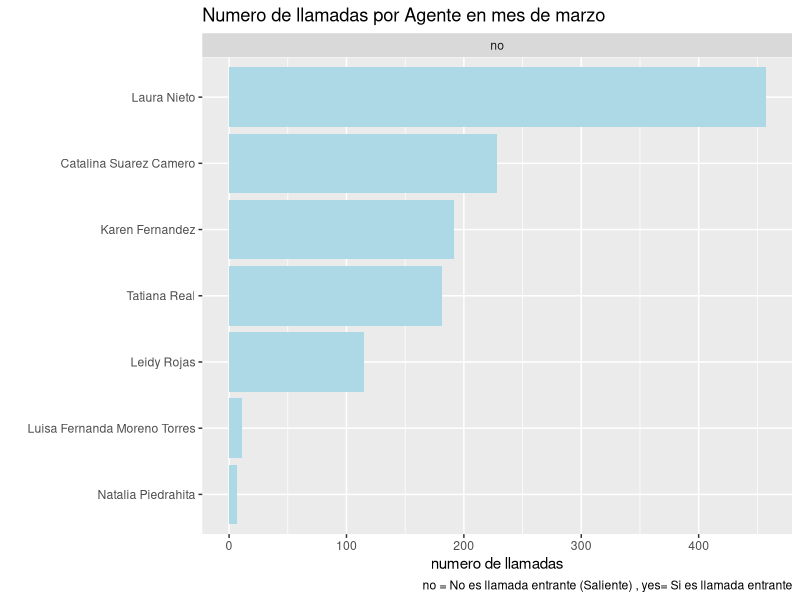

R code for this plot:
## ---- chunk 1
knitr::opts_chunk$set(
	echo = TRUE,
	message = FALSE,
	warning = FALSE
)
library(readr)
library(readxl)
library(lubridate)
library(dplyr)
library(ggplot2)
library(tidyr)
library(kableExtra)


# historico de llamadas
llamadas<-read_xlsx("voximplant_call_history.xlsx")
reportbyagent<-read_xlsx("voximplant_call_report_by_agent.xlsx")
reportbyqueue<-read_xlsx("voximplant_call_report_by_queue.xlsx")
str(reportbyagent)
str(reportbyqueue)


# str(llamadas)
# unique(llamadas$`Date of call start`)

llamadas$`Date of call start`<-as.Date(llamadas$`Date of call start`)
llamadas<-llamadas %>% mutate(mes=month(`Date of call start`))

# 
# unique(llamadas$`Agent B`)
# unique(llamadas$`Agent A`)


llamadas$`Call duration`<-as.numeric(llamadas$`Call duration`)
llamadas$`Call cost`<-as.numeric(llamadas$`Call cost`)
# 
# hist(llamadas$`Call duration`)
# hist(llamadas$`Call cost`)

# solo marzo

a<-llamadas %>% filter(`Agent A` %in% c("Laura Nieto",
                                                   "Catalina Suarez Camero",
                                                   "Tatiana Real",
                                                   "Karen Fernandez",
                                                   "Leidy Rojas",
                                                   "Natalia Piedrahita",
                                                   "Luisa Fernanda Moreno Torres")) %>% filter(mes=="3" & `Call duration`!="0") %>%  group_by(`Agent A`)%>%  count(`Is incoming`)

## ---- chunk 2
a %>% ggplot(aes(x=reorder(`Agent A`,n),y=n))+
  geom_bar(stat = "identity",fill="lightblue")+coord_flip()+facet_grid(.~`Is incoming`)+
  labs(x="",y="numero de llamadas",title = "Numero de llamadas por Agente en mes de marzo",
       caption = "no = No es llamada entrante (Saliente) , yes= Si es llamada entrante")
## ---- chunk 3
callduration<-llamadas %>% filter(`Agent A` %in% c("Laura Nieto",
                                                   "Catalina Suarez Camero",
                                                   "Tatiana Real",
                                                   "Karen Fernandez",
                                                   "Leidy Rojas",
                                                   "Natalia Piedrahita",
                                                   "Luisa Fernanda Moreno Torres")) %>% group_by(`Agent A`) %>% summarise(promedio_llamada=round(mean(`Call duration`)/60,digits = 1),
                                               suma_llamada=round(sum(`Call duration`)/60,digits = 1)) %>%
  arrange(-promedio_llamada)

incomingcallsmarzo<-llamadas %>% filter(mes==3) %>% count(`Is incoming`) %>% mutate(total=sum(n)) %>%
  mutate(porcentaje=round(n/total*100,1)) %>% select(`Is incoming`,n,porcentaje)

callresultmessagemarzo<-llamadas %>% filter(mes==3 & `Is incoming`=="no")  %>% count(`Call result message`) %>% mutate(suma=sum(n)) %>%
  mutate(porcentaje_total=round(n/suma*100,1)) %>% select(`Call result message`,n,porcentaje_total) %>% 
  arrange(-porcentaje_total) 

llamadas$`Dialing time`<-as.numeric(llamadas$`Dialing time`)
dialingtime<-llamadas %>% filter(`Agent A` %in% c("Laura Nieto",
                                                   "Catalina Suarez Camero",
                                                   "Tatiana Real",
                                                   "Karen Fernandez",
                                                   "Leidy Rojas",
                                                   "Natalia Piedrahita",
                                                   "Luisa Fernanda Moreno Torres")) %>% group_by(`Agent A`) %>% summarise(promedio_dialing_time=round(mean(`Dialing time`),digits = 1),
                                               suma_llamada=sum(`Dialing time`)) %>%
  arrange(-promedio_dialing_time)
## ---- chunk 4

kbl(callduration,booktabs = T) %>% kable_styling(latex_options = c("striped","HOLD_position"),font_size = 8) %>% footnote(number = c("Valores en minutos"))
## ---- chunk 5

kbl(incomingcallsmarzo,booktabs = T) %>% kable_styling(latex_options = c("striped","HOLD_position"))
## ---- chunk 6

kbl(callresultmessagemarzo,booktabs = T) %>% kable_styling(latex_options = c("striped","HOLD_position"))
## ---- chunk 7

kbl(dialingtime,booktabs = T) %>% kable_styling(latex_options = c("striped","HOLD_position"))
